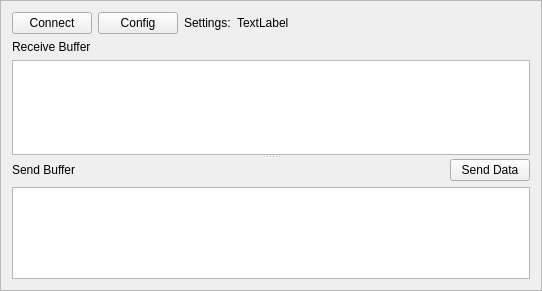
<?xml version="1.0" encoding="UTF-8"?>
<ui version="4.0">
 <class>BasicView</class>
 <widget class="QFrame" name="BasicView">
  <property name="geometry">
   <rect>
    <x>0</x>
    <y>0</y>
    <width>542</width>
    <height>291</height>
   </rect>
  </property>
  <property name="windowTitle">
   <string>Frame</string>
  </property>
  <property name="frameShape">
   <enum>QFrame::StyledPanel</enum>
  </property>
  <property name="frameShadow">
   <enum>QFrame::Raised</enum>
  </property>
  <layout class="QVBoxLayout" name="verticalLayout_3">
   <item>
    <layout class="QHBoxLayout" name="horizontalLayout" stretch="0,0,0,1">
     <property name="topMargin">
      <number>0</number>
     </property>
     <item>
      <widget class="QPushButton" name="btnConnect">
       <property name="text">
        <string>Connect</string>
       </property>
      </widget>
     </item>
     <item>
      <widget class="QPushButton" name="btnSetting">
       <property name="text">
        <string>Config</string>
       </property>
      </widget>
     </item>
     <item>
      <widget class="QLabel" name="label_2">
       <property name="text">
        <string>Settings:</string>
       </property>
      </widget>
     </item>
     <item>
      <widget class="QLabel" name="labelCfg">
       <property name="text">
        <string>TextLabel</string>
       </property>
      </widget>
     </item>
    </layout>
   </item>
   <item>
    <widget class="QSplitter" name="splitter">
     <property name="orientation">
      <enum>Qt::Vertical</enum>
     </property>
     <widget class="QWidget" name="verticalLayoutWidget">
      <layout class="QVBoxLayout" name="verticalLayout">
       <item>
        <widget class="QLabel" name="labelRecv">
         <property name="text">
          <string>Receive Buffer</string>
         </property>
        </widget>
       </item>
       <item>
        <widget class="QTextEdit" name="textRecv">
         <property name="enabled">
          <bool>true</bool>
         </property>
        </widget>
       </item>
      </layout>
     </widget>
     <widget class="QWidget" name="verticalLayoutWidget_2">
      <layout class="QVBoxLayout" name="verticalLayout_2">
       <item>
        <layout class="QHBoxLayout" name="horizontalLayout_2" stretch="1,0">
         <item>
          <widget class="QLabel" name="labelSend">
           <property name="text">
            <string>Send Buffer</string>
           </property>
          </widget>
         </item>
         <item>
          <widget class="QPushButton" name="btnSendData">
           <property name="text">
            <string>Send Data</string>
           </property>
          </widget>
         </item>
        </layout>
       </item>
       <item>
        <widget class="QTextEdit" name="textSend"/>
       </item>
      </layout>
     </widget>
    </widget>
   </item>
  </layout>
 </widget>
 <tabstops>
  <tabstop>btnConnect</tabstop>
  <tabstop>textRecv</tabstop>
  <tabstop>textSend</tabstop>
  <tabstop>btnSendData</tabstop>
 </tabstops>
 <resources/>
 <connections/>
</ui>
